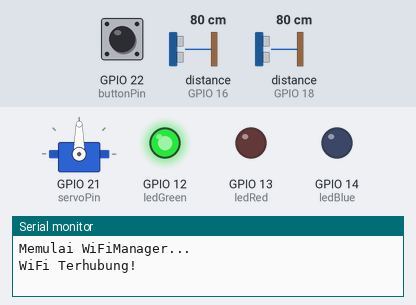
This program was run on a simulated ESP32. On the bench: servo, output pins drawn as LEDs (lit = HIGH), the last lines printed to the serial monitor. Wiring (inferred from the names in the program): ultrasonic range finder: trigger GPIO 19; echo GPIO 18. The test bench sets the inputs (shaded band); at power-on: distance to the obstacle (sensors on GPIO 18, GPIO 16) 80 cm, GPIO 22 (buttonPin) HIGH. The echo pulse lasts 58.3 µs per cm; WiFi joins after 1.5 s; servers stay silent unless stated; pins used as bus, display or sensor lines are not drawn.

Above: at 3.0 s.
3.1 s: distance to the obstacle (sensor on GPIO 18) set to 2 cm
At 3.7 s:
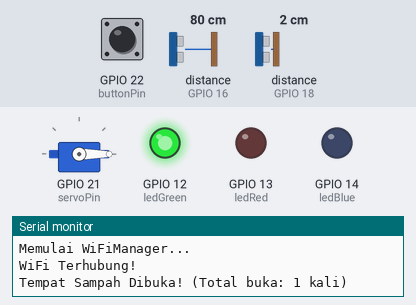
6.1 s: distance to the obstacle (sensor on GPIO 18) set to 18 cm
At 6.4 s:
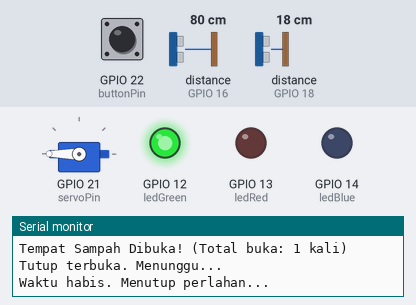
10.7 s: distance to the obstacle (sensor on GPIO 16) set to 24 cm
14.0 s: distance to the obstacle (sensor on GPIO 16) set to 19 cm
15.5 s: distance to the obstacle (sensor on GPIO 16) set to 8 cm
At 18.6 s:
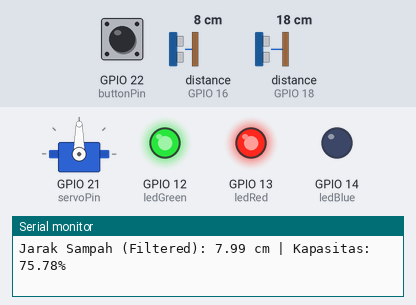
18.9 s: distance to the obstacle (sensor on GPIO 16) set to 5 cm
At 23.5 s:
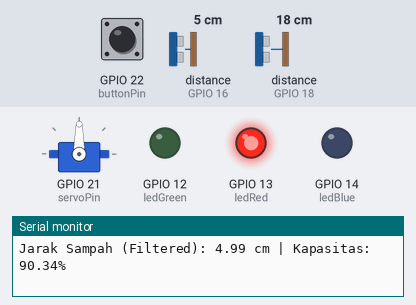
Timing chart, 0 to 24.3 s (numbered marks = the images above; inputs shaded):
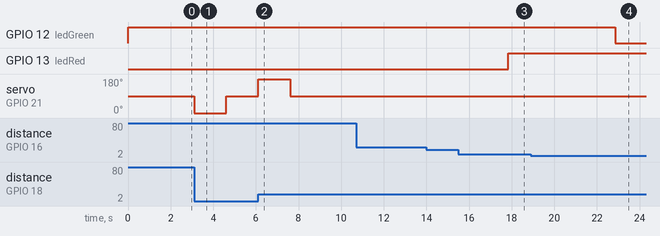

The program:

main.cpp
```cpp
// Blynk Credentials
#define BLYNK_TEMPLATE_ID "-"
#define BLYNK_TEMPLATE_NAME "-"
#define BLYNK_AUTH_TOKEN "-"
#define BLYNK_PRINT Serial

#include <Arduino.h>
#include <WiFi.h>
#include <WiFiManager.h>
#include <BlynkSimpleEsp32.h>
#include <ESP32Servo.h>

// Nomor pin yang digunakan
const int trigPinHand = 19;
const int echoPinHand = 18;
const int trigPinBin = 17;
const int echoPinBin = 16;
const int servoPin = 21;
const int buttonPin = 22;
const int ledRed = 13;
const int ledGreen = 12;
const int ledBlue = 14;

Servo binServo;

// Konfigurasi kecepatan servo
const int SLOW_OPEN_SPEED = 0;
const int SLOW_CLOSE_SPEED = 180;
const int STOP_MOTOR = 90;
const int SPIN_TIME = 1500;
const int HOLD_TIME = 1500;

enum BinState
{
  CLOSED,
  OPENING,
  OPEN,
  CLOSING
};
BinState binState = CLOSED;

unsigned long actionTimestamp = 0;
int openCounter = 0;

// variabel debounce tombol pickup
int buttonState = HIGH;
int lastFlickerableState = HIGH;
unsigned long lastDebounceTime = 0;
const unsigned long debounceDelay = 50;

// threshold sensor ultrasonik
const float DISTANCE_HAND_OPEN = 15.0;
const float BIN_DEPTH_MAX = 23.61;
const float BIN_FULL_THRESHOLD = 3.0;

unsigned long lastPublishTime = 0;
const long publishInterval = 5000;
float capacityDistance = BIN_DEPTH_MAX;
float percentage = 0.0;

// get distance function
float getDistance(int trigPin, int echoPin)
{
  digitalWrite(trigPin, LOW);
  delayMicroseconds(2);
  digitalWrite(trigPin, HIGH);
  delayMicroseconds(10);
  digitalWrite(trigPin, LOW);

  long duration = pulseIn(echoPin, HIGH, 30000);
  if (duration == 0)
    return 0;
  return duration * 0.034 / 2;
}

// clean distance function (Median Filter)
float getCleanDistanceCm(int trigPin, int echoPin)
{
  const int NUM_SAMPLES = 7;
  float readings[NUM_SAMPLES];

  for (int i = 0; i < NUM_SAMPLES; i++)
  {
    digitalWrite(trigPin, LOW);
    delayMicroseconds(2);
    digitalWrite(trigPin, HIGH);
    delayMicroseconds(10);
    digitalWrite(trigPin, LOW);

    long duration = pulseIn(echoPin, HIGH, 30000);
    if (duration == 0)
    {
      readings[i] = 999.0;
    }
    else
    {
      readings[i] = duration * 0.0343 / 2.0;
    }
    delay(30);
  }

  for (int i = 0; i < NUM_SAMPLES - 1; i++)
  {
    for (int j = 0; j < NUM_SAMPLES - i - 1; j++)
    {
      if (readings[j] > readings[j + 1])
      {
        float temp = readings[j];
        readings[j] = readings[j + 1];
        readings[j + 1] = temp;
      }
    }
  }
  return readings[NUM_SAMPLES / 2];
}

// warna lampu LED
void setLedColor(int r, int g, int b)
{
  digitalWrite(ledRed, r);
  digitalWrite(ledGreen, g);
  digitalWrite(ledBlue, b);
}

// Pickup button function
void checkPickupButton()
{
  unsigned long currentMillis = millis();
  int currentState = digitalRead(buttonPin);

  if (currentState != lastFlickerableState)
  {
    lastDebounceTime = currentMillis;
    lastFlickerableState = currentState;
  }

  if ((currentMillis - lastDebounceTime) > debounceDelay)
  {
    if (currentState != buttonState)
    {
      buttonState = currentState;
      if (buttonState == LOW)
      {
        Serial.println("====== Sampah telah diambil! ======");

        percentage = 0.0;
        setLedColor(0, 1, 0);

        Blynk.virtualWrite(V3, 1);
        Blynk.virtualWrite(V1, 0.0);
        Blynk.virtualWrite(V5, BIN_DEPTH_MAX);
      }
    }
  }
}

void setup()
{
  Serial.begin(115200);

  pinMode(trigPinHand, OUTPUT);
  pinMode(echoPinHand, INPUT);
  pinMode(trigPinBin, OUTPUT);
  pinMode(echoPinBin, INPUT);
  pinMode(buttonPin, INPUT_PULLUP);

  pinMode(ledRed, OUTPUT);
  pinMode(ledGreen, OUTPUT);
  pinMode(ledBlue, OUTPUT);
  setLedColor(0, 1, 0);

  binServo.setPeriodHertz(50);
  binServo.attach(servoPin, 500, 2400);
  binServo.write(STOP_MOTOR);

  WiFiManager wm;
  Serial.println("Memulai WiFiManager...");
  if (!wm.autoConnect("SmartBin_Setup"))
  {
    Serial.println("Gagal terhubung ke WiFi");
    ESP.restart();
  }
  Serial.println("WiFi Terhubung!");

  Blynk.config(BLYNK_AUTH_TOKEN);
  Blynk.connect();
}

void loop()
{
  Blynk.run();

  unsigned long currentMillis = millis();

  // Pickup button logic
  checkPickupButton();

  // Hand sensor & servo logic
  float handDistance = getDistance(trigPinHand, echoPinHand);
  if (handDistance < 0)
    handDistance = 0;

  if (handDistance > 0 && handDistance <= DISTANCE_HAND_OPEN && binState == CLOSED)
  {
    binState = OPENING;
    binServo.write(SLOW_OPEN_SPEED);
    actionTimestamp = currentMillis;

    openCounter++;
    Serial.print("Tempat Sampah Dibuka! (Total buka: ");
    Serial.print(openCounter);
    Serial.println(" kali)");

    Blynk.virtualWrite(V2, openCounter);
  }

  if (binState == OPENING)
  {
    if (currentMillis - actionTimestamp >= SPIN_TIME)
    {
      binServo.write(STOP_MOTOR);
      binState = OPEN;
      actionTimestamp = currentMillis;
      Serial.println("Tutup terbuka. Menunggu...");
    }
  }
  else if (binState == OPEN)
  {
    if (currentMillis - actionTimestamp >= HOLD_TIME)
    {
      if (handDistance > 0 && handDistance <= DISTANCE_HAND_OPEN)
      {
        actionTimestamp = currentMillis;
      }
      else
      {
        binState = CLOSING;
        binServo.write(SLOW_CLOSE_SPEED);
        actionTimestamp = currentMillis;
        Serial.println("Waktu habis. Menutup perlahan...");
      }
    }
  }
  else if (binState == CLOSING)
  {
    if (currentMillis - actionTimestamp >= SPIN_TIME)
    {
      binServo.write(STOP_MOTOR);
      binState = CLOSED;
      Serial.println("Tempat Sampah Ditutup sepenuhnya.");
    }
  }

  // capacity sensor logic
  if (currentMillis - lastPublishTime >= publishInterval && binState == CLOSED)
  {
    lastPublishTime = currentMillis;

    float cleanDist = getCleanDistanceCm(trigPinBin, echoPinBin);

    if (cleanDist < 900.0)
    {
      capacityDistance = cleanDist;
      percentage = ((BIN_DEPTH_MAX - capacityDistance) / (BIN_DEPTH_MAX - BIN_FULL_THRESHOLD)) * 100.0;
      if (percentage > 100.0)
        percentage = 100.0;
      if (percentage < 0.0)
        percentage = 0.0;
    }

    if (percentage >= 85.0)
    {
      setLedColor(1, 0, 0);
    }
    else if (percentage <= 10.0)
    {
      setLedColor(0, 1, 0);
    }
    else
    {
      setLedColor(1, 1, 0);
    }

    Serial.print("Jarak Sampah (Filtered): ");
    Serial.print(capacityDistance);
    Serial.print(" cm | Kapasitas: ");
    Serial.print(percentage);
    Serial.println("%");

    Blynk.virtualWrite(V1, percentage);
    Blynk.virtualWrite(V5, capacityDistance);
  }

  delay(20);
}
```

Measured:
- the behaviour switches between 7 and 6 cm on distance to the obstacle (sensor on GPIO 16) (found by bisection; images 3 and 4)
- after the input at 3.1 s, servo on GPIO 21 (servoPin): 90° → 0° at once, → 90° 1.5 s later
- after the input at 6.1 s, servo on GPIO 21 (servoPin): 90° → 180° at once, → 90° 1.5 s later
- after the input at 14.0 s, every drawn part: stays the same
- after the input at 18.9 s, GPIO 12 (ledGreen): HIGH → LOW after 4.0 s
